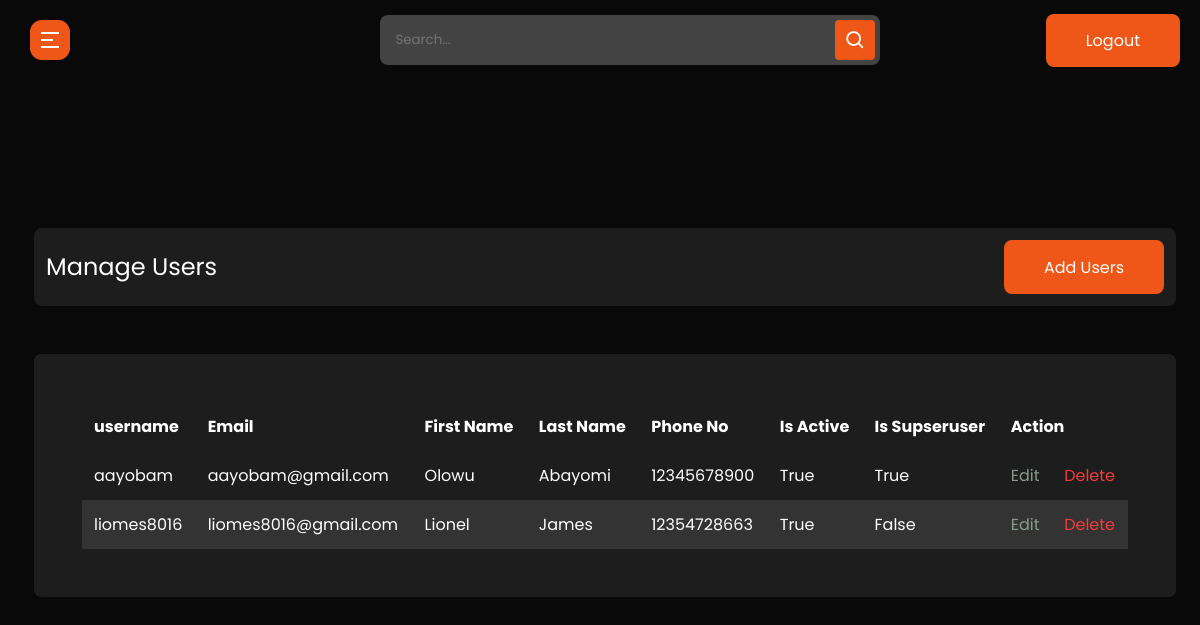
Page /admin-user-list/ (signed in) on the earlier database version.
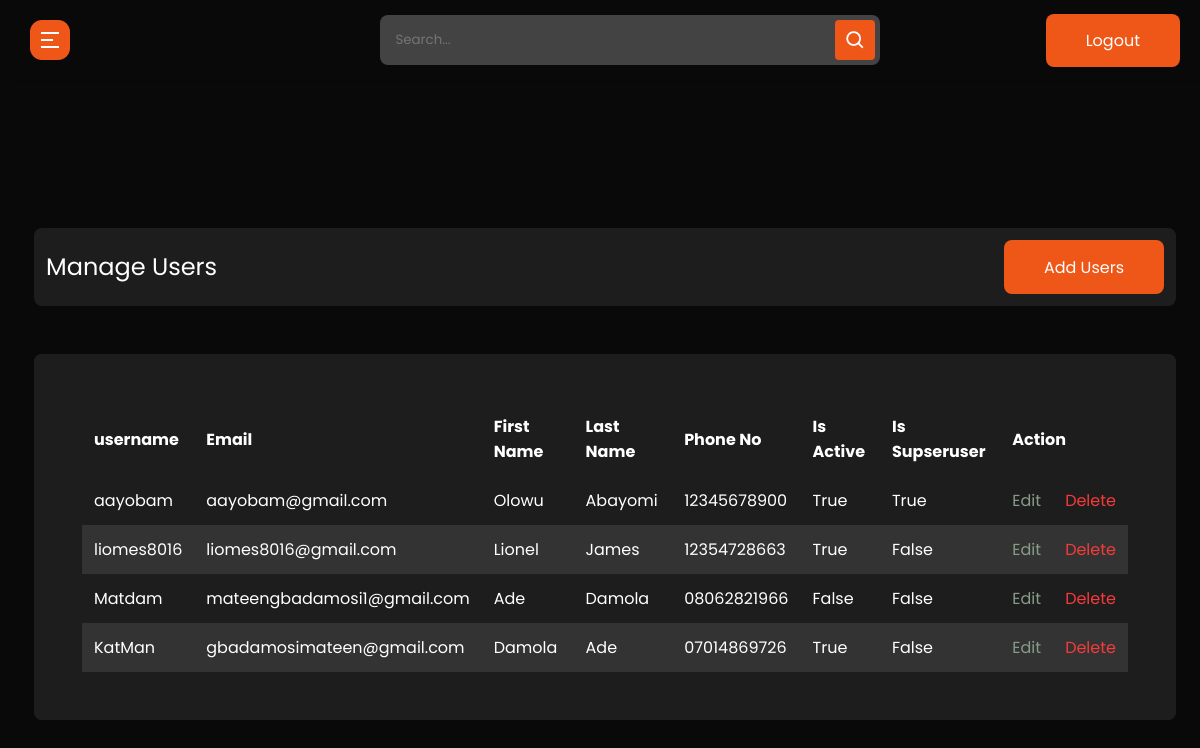
Same page on the later database version.
### userprolog/models.py (models this page shows, shortened)
class User(AbstractBaseUser, PermissionsMixin):
    id = models.UUIDField(primary_key=True, default=uuid.uuid4, editable=False, unique=True)
    username = models.CharField(max_length=200, unique=True, blank=True)
    email = models.EmailField(max_length=200, unique=True, blank=False)
    first_name = models.CharField(max_length=200, blank=True)
    last_name = models.CharField(max_length=200, blank=True)
    phone_no = models.CharField(max_length=11,validators=[MaxLengthValidator(11)])
    profile_picture = models.ImageField(null=True, blank=True, default="default_user_image.jpeg", upload_to="profile_image/",)
    is_active = models.BooleanField(default=False)
    is_staff = models.BooleanField(default=False)
    is_superuser = models.BooleanField(default=False)
    date_joined = models.DateTimeField(auto_now_add=True)
    created = models.DateTimeField(auto_now_add=True)
    updated = models.DateTimeField(auto_now=True)
    objects = UserManager()
    EMAIL_FIELD = 'email'
    USERNAME_FIELD = 'username'
    REQUIRED_FIELDS = ['email',]

### cms/decorators.py (the view)
        def wrapper_func(request, *args, **kwargs):
            group = None
            if request.user.groups.exists():
                group = request.user.groups.all()[0].name
            if group in allowed_roles:
                return view_func(request, *args, **kwargs)
            else:
                return redirect("unauthorized-page")

### cms/views.py (called while the page is built)
@login_required(login_url='admin-login')
@allowed_user(allowed_roles=['admin'])
@admin_only
def admin_user_list(request):
    template_name = "cms/admin-user/index.html"
    users = User.objects.all()
    context = {"users":users}
    return render(request, template_name, context)

### cms/templates/cms/admin-user/index.html
{% extends 'admin_base.html' %}
{% load static %}
{% block content %}
  <section class="panel-section" style=margin-top:-700px>
    <div class="panel-content">
      <div class="page-wrapper admin-wrapper">
        <section class="alt-nav">
            <h4>Manage Users</h4>
            <a href="{% url 'admin-create-user' %}" class="btn">Add Users</a>
        </section>
        <div class="content-container">
          <section class="trade-table">
              <table>
                <thead>
                  <tr>
                    <th scope="col">username</th>
                    <th scope="col">Email</th>
                    <th scope="col">First Name</th>
                    <th scope="col">Last Name</th>
                    <th scope="col">Phone No</th>
                    <th scope="col">Is Active</th>
                    <th scope="col">Is Supseruser</th>
                    <th scope="col" colspan="2">Action</th>
                  </tr>
                </thead>
                <tbody>
                  {% for user in users %}
                    <tr>
                      <td data-label="Username">{{ user.username }}</td>
                      <td data-label="Email">{{ user.email }}</td>
                      <td data-label="First Name">{{ user.first_name|title }}</td>
                      <td data-label="Last Name">{{ user.last_name|title }}</td>
                      <td data-label="Phone No">{{ user.phone_no}}</td>
                      <td data-label="Is Active">{{ user.is_active}}</td>
                      <td data-label="Is Supseruser">{{ user.is_superuser }}</td>
                      <td data-label="Action"><a href="{% url 'admin-update-user' user.id %}" class="edit">Edit</a></td>
                      <td data-label="Action"><a href="{% url 'admin-delete-user' user.id %}" class="delete">Delete</a></td>
                    </tr>
                  {% endfor %}
                </tbody>
              </table>
          </section>
        </div>
      </div>
    </div>
  </section>
{% endblock content %}

Differences in the rows shown:
added User: username "Matdam", email "mateengbadamosi1@gmail.com", first_name "Ade", last_name "Damola", phone_no "08062821966", is_active "False", is_superuser "False"
added User: username "KatMan", email "gbadamosimateen@gmail.com", first_name "Damola", last_name "Ade", phone_no "07014869726", is_active "True", is_superuser "False"
